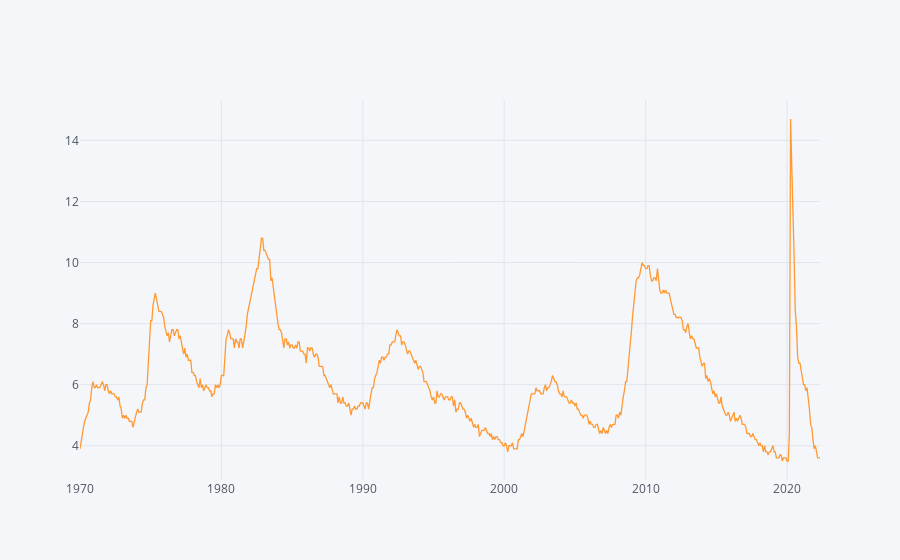

Notebook code for this chart:
### Code cell
fdr.DataReader('UNRATE', data_source='fred').iplot()

### Figure 1 — Plotly figure (JSON) as saved in the notebook; plotly's stock layout.template omitted (floating-point values rounded to 4 significant figures; data arrays with more than 128 entries replaced by an {"elided": "..."} marker saying what was removed)
{"data": [{"line": {"color": "rgba(255, 153, 51, 1.0)", "dash": "solid", "shape": "linear", "width": 1.3}, "mode": "lines", "name": "UNRATE", "text": "", "type": "scatter", "x": {"elided": "629 str values"}, "y": {"elided": "629 float values"}}], "layout": {"legend": {"bgcolor": "#F5F6F9", "font": {"color": "#4D5663"}}, "paper_bgcolor": "#F5F6F9", "plot_bgcolor": "#F5F6F9", "title": {"font": {"color": "#4D5663"}}, "xaxis": {"gridcolor": "#E1E5ED", "showgrid": true, "tickfont": {"color": "#4D5663"}, "title": {"font": {"color": "#4D5663"}, "text": ""}, "zerolinecolor": "#E1E5ED"}, "yaxis": {"gridcolor": "#E1E5ED", "showgrid": true, "tickfont": {"color": "#4D5663"}, "title": {"font": {"color": "#4D5663"}, "text": ""}, "zerolinecolor": "#E1E5ED"}}}
